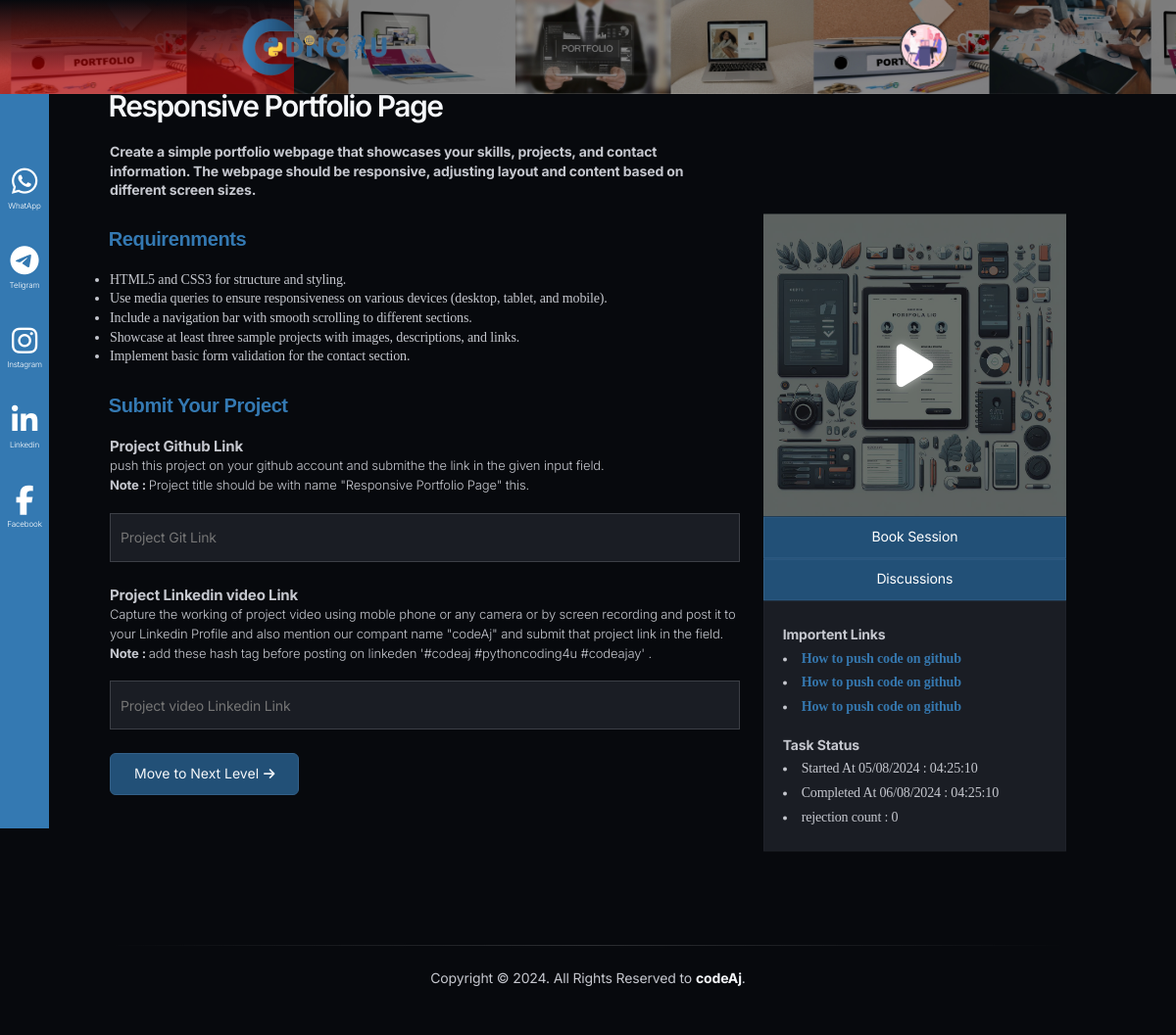
Before: /level-one/ (signed in) with the older database file.
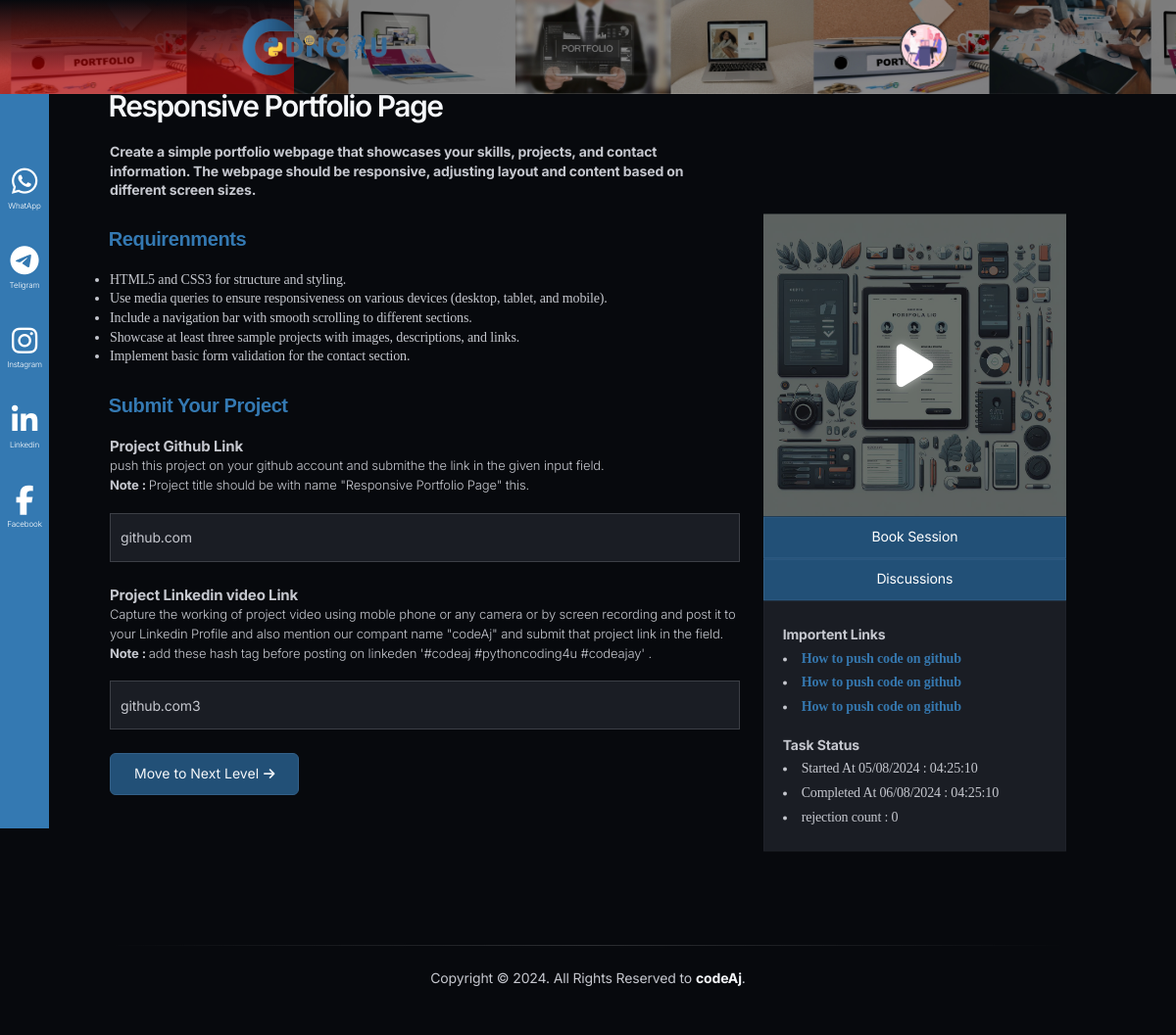
After: the same page with the newer database file.
### accounts/models.py (models this page shows, shortened)
class Student(AbstractBaseUser, PermissionsMixin):
    STATUS_NOT_STARTED = 'not_started'
    STATUS_IN_PROGRESS = 'in_progress'
    STATUS_UNDER_REVIEW = 'under_review'
    STATUS_COMPLETED = 'completed'
    STATUS_REJECTED = 'rejected'
    STATUS_CHOICES = [
        (STATUS_NOT_STARTED, 'Not Started'),
        (STATUS_IN_PROGRESS, 'In Progress'),
        (STATUS_UNDER_REVIEW, 'Under Review'),
        (STATUS_COMPLETED, 'Completed'),
        (STATUS_REJECTED, 'Rejected'),
    ]
    email = models.EmailField(unique=True)
    name = models.CharField(max_length=255)
    profile_pic = models.ImageField(upload_to='profile_pics/', null=True, blank=True)
    phone_no = models.CharField(max_length=15, null=True, blank=True)
    whatsapp_no = models.CharField(max_length=15, null=True, blank=True)
    college = models.CharField(max_length=255, null=True, blank=True)
    domain = models.ForeignKey(Domain, on_delete=models.SET_NULL, null=True, blank=True)
    assignment1 = models.ForeignKey(Assignment, on_delete=models.SET_NULL, null=True, blank=True, related_name='assignment1')
    assignment1status = models.CharField(
        max_length=20,
        choices=STATUS_CHOICES,
        default=STATUS_NOT_STARTED,
    )
    assignment1starttime = models.DateTimeField(blank=True,null=True)
    assignment1endttime = models.DateTimeField(blank=True,null=True)
    assignment1rejectioncount = models.ImageField(default=0)
    assignment2 = models.ForeignKey(Assignment, on_delete=models.SET_NULL, null=True, blank=True, related_name='assignment2')
    assignment2status = models.CharField(
        max_length=20,
        choices=STATUS_CHOICES,
        default=STATUS_NOT_STARTED,
    )
    assignment2starttime = models.DateTimeField(blank=True,null=True)
    assignment2endttime = models.DateTimeField(blank=True,null=True)
    assignment2rejectioncount = models.ImageField(default=0)
    assignment3 = models.ForeignKey(Assignment, on_delete=models.SET_NULL, null=True, blank=True, related_name='assignment3')
    assignment3status = models.CharField(
        max_length=20,
        choices=STATUS_CHOICES,
        default=STATUS_NOT_STARTED,
    )
    assignment3starttime = models.DateTimeField(blank=True,null=True)
    assignment3endttime = models.DateTimeField(blank=True,null=True)
    assignment3rejectioncount = models.ImageField(default=0)
    level_choices_student = [(0, 'Not Started'), (1, 'Level 1'), (2, 'Level 2'), (3, 'Level 3'), (4, 'pending'), (5, 'Certificate Level')]
    level_student = models.IntegerField(choices=level_choices_student, default=0)
    otp = models.IntegerField(null=True, blank=True)
    is_active = models.BooleanField(default=True)
    is_staff = models.BooleanField(default=False)
    date_joined = models.DateTimeField(default=timezone.now)
    objects = StudentManager()
    USERNAME_FIELD = 'email'
    REQUIRED_FIELDS = ['name']

class Assignment(models.Model):
    domain = models.ForeignKey(Domain, on_delete=models.SET_NULL, null=True, blank=True)
    assignment_question = models.CharField(max_length=255)
    assignment_description = models.TextField(null=True, blank=True)
    assignment_requirements = models.TextField(null=True, blank=True)
    assignment_banner = models.ImageField(upload_to='assignment_banners/', null=True, blank=True)
    assignment_banner1 = models.ImageField(upload_to='assignment_banners1/', null=True, blank=True)
    level_choices = [(1, 'Level 1'), (2, 'Level 2'), (3, 'Level 3')]
    level = models.IntegerField(choices=level_choices, default=0)
    referral_link1 = models.URLField(max_length=255, null=True, blank=True)
    referral_link2 = models.URLField(max_length=255, null=True, blank=True)
    slug = models.CharField(null=True, blank=True, max_length=100)

class AssignmentSubmit(models.Model):
    student = models.ForeignKey(Student, on_delete=models.SET_NULL, null=True, blank=True, unique=True)
    Assignment1_github_Link = models.TextField(null=True, blank=True)
    Assignment1_linkedin_link = models.TextField(null=True, blank=True)
    Assignment2_github_Link = models.TextField(null=True, blank=True)
    Assignment2_linkedin_link = models.TextField(null=True, blank=True)
    Assignment3_github_Link = models.TextField(null=True, blank=True)
    Assignment3_linkedin_link = models.TextField(null=True, blank=True)

### accounts/views.py (the view, shortened to what this page needs)
# urls.py: path('level-one/', views.level_one, name='level1'),
@login_required(login_url='/')
def level_one(request):
    student = request.user
    if student.assignment1status == 'not_started':
        student.assignment1status = 'in_progress'
        student.assignment1starttime = timezone.now()
        student.save()
    elif student.assignment1status == 'rejected':
        student.assignment1rejectioncount = int(student.assignment1rejectioncount) + 1
    else:
        pass
    try:
        print("loading...1")
        submitted_data = AssignmentSubmit.objects.get(student=student)
        return render(request, 'level1.html',{"sdata": submitted_data})
    except:
        print("loading...")
        return render(request, 'level1.html')

### accounts/models.py (called while the page is built)
    def __str__(self):
        return self.domain_name

### templates/level1.html (shortened to what this page needs)
{% load static %}
{% include 'header.html' %}
<section class="support">
    <div class="iconn">
        <div class="spaceicon"></div>
        <i class="fa-brands fa-whatsapp"></i>
        <p>WhatApp</p>
        <i class="fa-brands fa-telegram"></i>
        <p>Teligram</p>
        <i class="fa-brands fa-instagram"></i>
        <p>Instagram</p>
        <i class="fa-brands fa-linkedin-in"></i>
        <p>Linkedin</p>
        <i class="fa-brands fa-facebook-f"></i>
        <p>Facebook</p>
    </div>
</section>
<div class="stg-container">
    <section >
        <div class="stg-row mobtopp">
            <div class="stg-col-8 ">
                <div class="bringer-grid-1cols" data-stagger-appear="zoom-in" data-stagger-unload="zoom-out" data-threshold="0.5" data-stagger-delay="150">
                    <div >
                        <h3 class="wow animate__animated animate__fadeInTopRight">{{user.assignment1.assignment_question}}</h3>
                        <p class="pdec" ><b>
                            {{user.assignment1.assignment_description}}
                        </b></p>
                        <h5 class="req">Requirenments</h5>
                        <p>
                            {{user.assignment1.assignment_requirements | safe}}
                        </p>
                        <div class="form-submit mt-5">
                        <form method="post">
                            <h5 class="mb-3 req">Submit Your Project</h5>
                            <p style="font-weight: 300; font-size: 13px;" >
                              <b  style="font-size: 15px;"  class="mb-2">Project Github Link </b>
                           <br>
                                push this project on your github account and submithe the link in the given input field.<br>
                                <b>Note : </b> Project title should be with name "{{user.assignment1.assignment_question}}" this.
                            </p>
                            <input value="{{sdata.Assignment1_github_Link}}" type="text" name="git" class="mb-4" placeholder="Project Git Link" required>
                            <p style="font-weight: 300; font-size: 13px;">
                                <b style="font-size: 15px;" class="mb-2">Project Linkedin video Link </b>
                             <br>
                                  Capture the working of project video using moble phone or any camera or by screen recording and post it to your Linkedin Profile and also mention our compant name "codeAj" and submit that project link in the field.<br>
                                  <b>Note : </b> add these hash tag before posting on linkeden '#codeaj #pythoncoding4u #codeajay' .
                              </p>
                            <input value="{{sdata.Assignment1_linkedin_link}}" type="text" name="linkedin" class="mb-5"  placeholder="Project video Linkedin Link" required>
                            <div class="mt-3" style="height: 100px;">
                                <button type="submit" class="mb-3 submit-button " >
                                    Move to Next Level
                                    <i class="fa-solid fa-arrow-right"></i>
                                </button>
                            </div>
                        </form>
                    </div>
                    </div>
                </div>
            </div>
            <div class="stg-col-4 stg-tp-bottom-gap-l" data-unload="fade-left" style="position: relative; border-radius:0px;">
                <div class="bringer-sticky-block is-init sidesticky" style="transform: translateY(0px);  position: sticky; border-radius:0px;">
                    <div class="card1" id="level1" style="border-radius:0px;">
                        <div class="bac" style="border-radius:0px;"></div>
                        <img style="border-radius:0px;" src="{{user.assignment1.assignment_banner.url}}" data-src="{{user.assignment1.assignment_banner.url}}" alt="" class=" img-fluid">
                        <i id="playbtn1" class="fa-solid fa-play play wow animate__animated animate__backOutDown"></i>
                    </div>
                    <div style="text-align: center;">
                        <a href="#" class="buttonnn" style="width: 100%; border-radius:0px; color:white;">Book Session</a>
                    </div>
                    <div style="text-align: center;">
                        <a href="/discussions/{{user.assignment1.slug}}" class="buttonnn" style="width: 100%; border-radius:0px;color:white;">Discussions</a>
                    </div>
                    <div class="bringer-block" data-delay="0" data-unload="zoom-out" data-threshold="0.5" style="--mouse-x: 159px; --mouse-y: -71.96250915527344px; padding:5px 20px; border-radius :0px;">
                        <br>
                        <b>Importent Links</b>
                            <li><a href="">How to push code on github</a></li>
                            <li><a href="">How to push code on github</a></li>
                            <li><a href="">How to push code on github</a></li>
                            <br>
                            <b>Task Status</b>
                            <li>Started At 05/08/2024  : 04:25:10</li>
                            <li>Completed At 06/08/2024 : 04:25:10</li>
                            <li>rejection count : 0</li>
                            <br>
                    </div>
                </div>
            </div>
        </div>
    </section>
</div>
{% include 'footer.html' %}

### templates/header.html (shortened to what this page needs)
{% load static %}
<!DOCTYPE html>
<html lang="en">
<head>
    <link rel="stylesheet" href="https://cdnjs.cloudflare.com/ajax/libs/font-awesome/6.6.0/css/all.min.css" />
    <link type="text/css" rel="stylesheet" href="{% static 'css/config.css' %}">
    <link type="text/css" rel="stylesheet" href="{% static 'css/libs.css' %}">
    <link type="text/css" rel="stylesheet" href="{% static 'css/style.css' %}">
    <link type="text/css" rel="stylesheet" href="{% static 'css/responsive.css' %}">
</head>
<body>
    <header id="bringer-header" class="is-frosted is-sticky" data-appear="fade-down" data-unload="fade-up">
        <div class="bringer-header-inner">
            <div class="bringer-header-lp">
                <a href="{% url 'main' %}" class="bringer-logo">
                    <img src="{% static 'logo.png' %}" alt="bringer." width="180" height="24">
                </a>
            </div>
            <div class="bringer-header-rp">
                <div class="mainlogo">
                    <div class="bbx">
                        {% if user.email %}
                            {% if user.profile_pic %}
                                <a href="{% url 'profile' %}">
                                    <img id="profileimg" class="profile-image" src="{{user.profile_pic.url}}"  >
                                </a>
                            {% else %}
                                <a href="{% url 'profile' %}">
                                    <img id="profileimg" class="profile-image" src="https://t4.ftcdn.net/jpg/01/07/43/45/360_F_107434511_iarF2z88c6Ds6AlgtwotHSAktWCdYOn7.jpg"  >
                            </a>
                            {% endif %}
                        {% endif %}
                    </div>
                </div>
            </div>
        </div>
    </header>

### templates/footer.html (shortened to what this page needs)
        {% load static %}
        <footer id="bringer-footer" data-appear="fade-up" data-unload="fade-down">
            <div class="bringer-footer-line stg-container">
                <div class="align-center">
                    Copyright &copy; 2024. All Rights Reserved to <a href="https://codeajay.in">codeAj</a>.
                </div>
            </div>
        </footer>
</body>
</html>

### static/css/libs.css (style rules this page uses)
:root { --swiper-theme-color:#007aff }
:root { --swiper-navigation-size:44px }

### static/css/stg.css (style rules this page uses)
.stg-container { margin: 0 auto; width: var(--stg-container-width); }
.stg-row { display: flex; flex-wrap: nowrap; justify-content: space-between; margin: 0 calc(-0.5 * var(--stg-gap)); position: relative; z-index: 3; width: calc(100% + var(--stg-gap)); }
.stg-row > div { margin: 0 calc(0.5 * var(--stg-gap)); width: 100%; display: flex; flex-direction: column; align-items: flex-start; }
[class*='stg-col-'] > div:not(.stg-row) { width: 100%; }
.stg-row > .stg-col-33, .stg-row > .stg-col-4 { width: calc(33.333% - var(--stg-gap)); }
.stg-row > .stg-col-66, .stg-row > .stg-col-8 { width: calc(66.666% - var(--stg-gap)); }

### templates/header.html (style rules this page uses)
h3 { font-size: 30px; }
h5 { font-size: 20px; }
img { object-fit: cover; }
li { font-family: "Platypi", serif; padding-top : 5px; }
a { text-decoration: none; }
.submit-button { border : none; border : 2px solid gray; padding-bottom: 5px; padding-left: 10px; padding-right: 10px; }
.submit-button i { font-size: 13px; margin-left: 1px; transition: ease-in-out; transition-duration: 0.3s; }
.mainlogo { display: flex; flex-wrap: wrap; justify-content: space-between; }
.mainlogo .profile-image { width : 50px; height : 50px; border-radius: 50%; border : 2px solid rgb(70, 70, 70); margin: 0px; }
a { color :rgb(0, 0, 0); font-weight : 700; text-decoration: none; }
body { background-position: center; background-repeat: no-repeat; background-size:cover; }
.card1 { overflow: hidden; border-radius: 10px; position: relative; }
.card1 img { scale: 1; transition: ease-in-out 0.4s; }
.bac { background-color: rgba(0, 0, 0, 0.559); position: absolute; width: 100%; height: 100%; z-index: 1; box-shadow: rgba(0, 0, 0, 0.56) 0px 22px 70px 4px; border-radius: 10px; text-shadow:rgba(0, 0, 0, 0.56) 0px 22px 70px 4px;; }
.play { margin: 0; position: absolute; top: 50%; left: 50%; transform: translate(-50%, -50%); font-size: 50px; color:white; z-index: 999; }
.fa-play { color: white; text-shadow: 0 0 10px rgba(255, 255, 255, 0.5); transition: text-shadow 0.3s; }
.fa-play { color: white; text-shadow: 0 0 10px rgba(255, 255, 255, 0.5); animation: shadow-pulse 2s infinite; }
@media only screen and (max-width: 1366px) { .bringer-header-inner { padding-left: 120px; padding-right: 120px; } }

Changed rows visible on the page:
added AssignmentSubmit: git "github.com", linkedin "github.com3"
